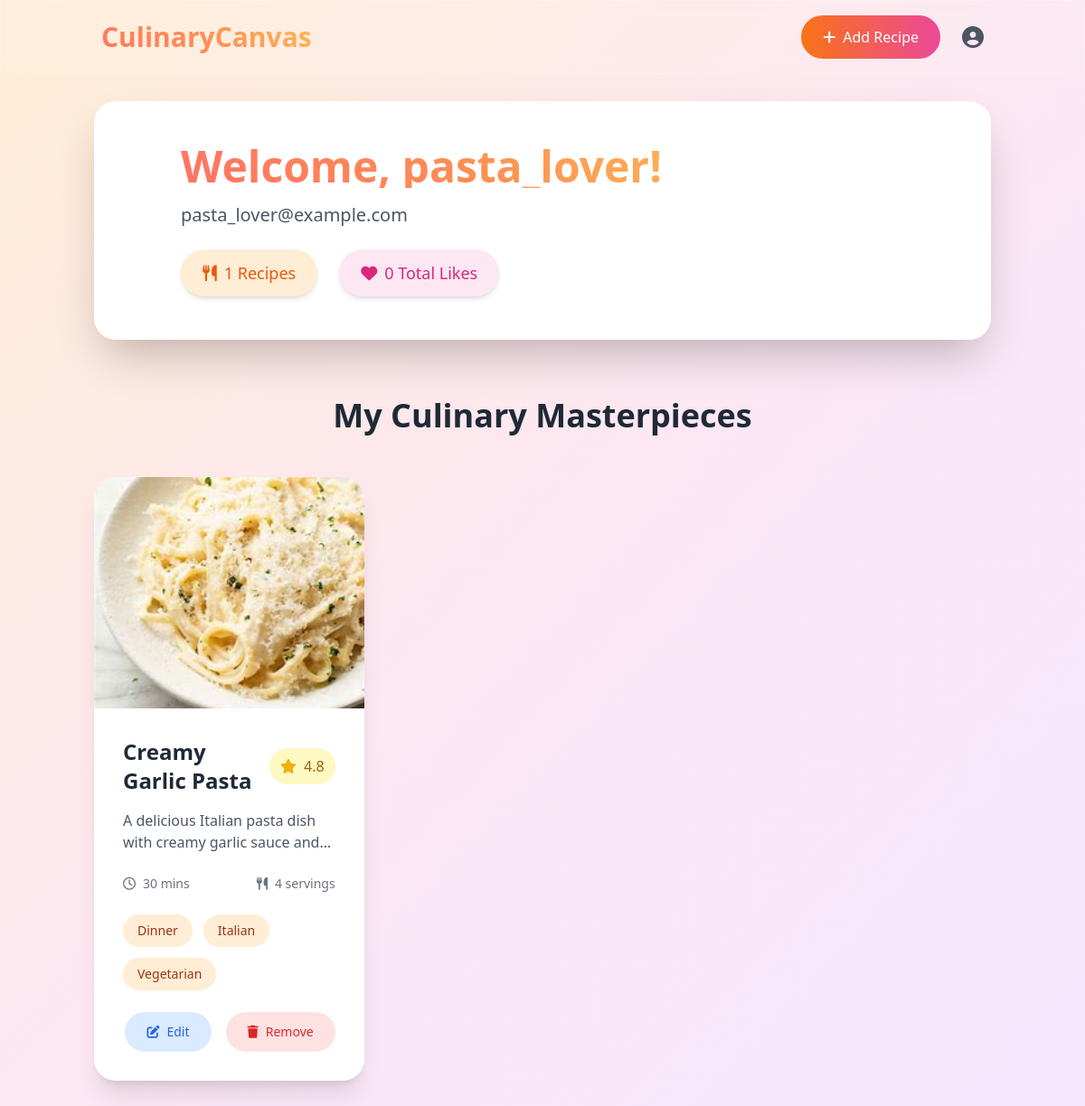
The app's page /home/ (signed in) with its own data.
### Recipie/models.py (models this page shows, shortened)
class Recipe(models.Model):
    title = models.CharField(max_length=200)
    description = models.TextField()
    created_at = models.DateTimeField(auto_now_add=True)
    updated_at = models.DateTimeField(auto_now=True)
    servings = models.PositiveIntegerField(
        validators=[MinValueValidator(1)]
    )
    prep_time = models.PositiveIntegerField(  # in minutes
        validators=[MinValueValidator(1)]
    )
    calories = models.PositiveIntegerField(
        validators=[MinValueValidator(1)]
    )
    rating = models.FloatField(
        validators=[MinValueValidator(0), MaxValueValidator(5)],
        default=0
    )
    image = models.ImageField(upload_to='recipe_images/')
    author = models.ForeignKey(
        User,
        on_delete=models.CASCADE,
        related_name='recipes'
    )
    DIFFICULTY_CHOICES = [
        ('easy', 'Easy'),
        ('medium', 'Medium'),
        ('hard', 'Hard')
    ]
    difficulty = models.CharField(
        max_length=10,
        choices=DIFFICULTY_CHOICES,
        default='medium'
    )
    class Meta:
        ordering = ['-created_at']

class MealType(models.Model):
    name = models.CharField(max_length=50, unique=True)
    recipes = models.ManyToManyField(Recipe, related_name='meal_types')

class Cuisine(models.Model):
    name = models.CharField(max_length=50, unique=True)
    recipes = models.ManyToManyField(Recipe, related_name='cuisines')

class DietaryRestriction(models.Model):
    name = models.CharField(max_length=50, unique=True)
    recipes = models.ManyToManyField(Recipe, related_name='dietary_restrictions')

### Recipie/views.py (the view)
# urls.py: 2. Add a URL to urlpatterns:  path('', views.home, name='home')
@login_required
def home(request):
    user_recipes = Recipe.objects.filter(author=request.user).select_related('author').prefetch_related(
        'ingredients',
        'instructions',
        'meal_types',
        'cuisines',
        'dietary_restrictions'
    ).order_by('-created_at')  # Most recent first
    recipes = []
    total_likes = 0  # Initialize total likes counter
    for recipe in user_recipes:
        categories = []
        categories.extend([mt.name for mt in recipe.meal_types.all()])
        categories.extend([c.name for c in recipe.cuisines.all()])
        categories.extend([dr.name for dr in recipe.dietary_restrictions.all()])
        ingredients = []
        for ingredient in recipe.ingredients.all().order_by('order'):
            ingredients.append(
                f"{ingredient.quantity} {ingredient.unit} {ingredient.name}"
            )
        recipe_data = {
            'id': recipe.id,
            'title': recipe.title,
            'description': recipe.description,
            'time': f"{recipe.prep_time} mins",
            'servings': recipe.servings,
            'calories': recipe.calories,
            'rating': recipe.rating if hasattr(recipe, 'rating') else 0,
            'image': recipe.image.url if recipe.image else None,
            'categories': categories,
            'ingredients': ingredients,
            'instructions': [
                instruction.description
                for instruction in recipe.instructions.all().order_by('step_number')
            ],
            'created_at': recipe.created_at,
            'updated_at': recipe.updated_at,
            'likes': getattr(recipe, 'likes_count', 0)  # Assuming you have a likes field or related model
        }
        recipes.append(recipe_data)
        total_likes += recipe_data['likes']
    user_stats = {
        'total_recipes': len(recipes),
        'total_likes': total_likes,
        'avg_rating': sum(r['rating'] for r in recipes) / len(recipes) if recipes else 0,
        'member_since': request.user.date_joined.strftime("%B %Y")
    }
    context = {
        'user': request.user,
        'recipes': recipes,
        'total_likes': total_likes,
        'stats': user_stats
    }
    return render(request, 'home.html', context)

### templates/home.html (shortened to what this page needs)
<!DOCTYPE html>
<html lang="en">
<head>
    <script src="https://cdn.tailwindcss.com"></script>
    <link href="https://cdnjs.cloudflare.com/ajax/libs/animate.css/4.1.1/animate.min.css" rel="stylesheet">
    <link rel="stylesheet" href="https://cdnjs.cloudflare.com/ajax/libs/font-awesome/6.4.0/css/all.min.css">
</head>
<body class="min-h-screen bg-gradient-to-br from-orange-100 via-pink-100 to-purple-100 custom-scrollbar">
    <nav class="fixed top-0 right-0 left-0 z-50 glass-effect">
        <div class="container px-6 py-4 mx-auto">
            <div class="flex justify-between items-center">
                <a href="/" class="text-3xl font-bold gradient-text">CulinaryCanvas</a>
                <div class="flex items-center space-x-6">
                    <a href="/add-recipe" class="px-6 py-3 text-white bg-gradient-to-r from-orange-500 to-pink-500 rounded-full transition-all transform nav-link hover:from-orange-600 hover:to-pink-600 hover:scale-105">
                        <i class="mr-2 fas fa-plus"></i>Add Recipe
                    </a>
                    <a href="/home" class="text-gray-600 transition-all nav-link hover:text-gray-800">
                        <i class="text-2xl fas fa-user-circle"></i>
                    </a>
                </div>
            </div>
        </div>
    </nav>
    <div class="container px-4 pt-28 pb-16 mx-auto">
        <div class="mb-16 bg-white rounded-3xl shadow-2xl animate__animated animate__fadeIn">
            <div class="flex flex-col items-center p-12 md:flex-row">
                <div class="text-center md:text-left">
                    <h1 class="mb-4 text-5xl font-bold gradient-text">Welcome, {{ user.username }}!</h1>
                    <p class="mb-6 text-xl text-gray-600">{{ user.email }}</p>
                    <div class="flex flex-wrap gap-6 justify-center md:justify-start">
                        <div class="px-6 py-3 text-lg text-orange-600 bg-orange-100 rounded-full shadow-md transition-all hover:shadow-lg hover:bg-orange-200">
                            <i class="mr-2 fas fa-utensils"></i>{{ recipes|length }} Recipes
                        </div>
                        <div class="px-6 py-3 text-lg text-pink-600 bg-pink-100 rounded-full shadow-md transition-all hover:shadow-lg hover:bg-pink-200">
                            <i class="mr-2 fas fa-heart"></i>{{ total_likes }} Total Likes
                        </div>
                    </div>
                </div>
            </div>
        </div>
        <h2 class="mb-12 text-4xl font-bold text-center text-gray-800">My Culinary Masterpieces</h2>
        <div class="grid grid-cols-1 gap-12 md:grid-cols-2 lg:grid-cols-3">
            {% for recipe in recipes %}
            <div class="recipe-card animate__animated animate__fadeIn">
                <div class="overflow-hidden bg-white rounded-3xl shadow-xl">
                    <img src="{{ recipe.image }}"
                         alt="{{ recipe.title }}"
                         class="object-cover w-full h-64 transition-transform duration-500 hover:scale-110">
                    <div class="p-8">
                        <div class="flex justify-between items-center mb-4">
                            <h3 class="text-2xl font-semibold text-gray-800">{{ recipe.title }}</h3>
                            <div class="flex items-center px-3 py-2 bg-yellow-100 rounded-full">
                                <i class="mr-2 text-yellow-500 fas fa-star"></i>
                                <span class="font-medium text-yellow-700">{{ recipe.rating }}</span>
                            </div>
                        </div>
                        <p class="mb-6 text-gray-600 line-clamp-2">{{ recipe.description }}</p>
                        <div class="flex justify-between mb-6 text-sm text-gray-500">
                            <span class="flex items-center">
                                <i class="mr-2 far fa-clock"></i>
                                {{ recipe.time }}
                            </span>
                            <span class="flex items-center">
                                <i class="mr-2 fas fa-utensils"></i>
                                {{ recipe.servings }} servings
                            </span>
                        </div>
                        <div class="flex flex-wrap gap-3 mb-6">
                            {% for category in recipe.categories %}
                            <span class="px-4 py-2 text-sm font-medium text-orange-800 bg-orange-100 rounded-full transition-all hover:bg-orange-200">
                                {{ category }}
                            </span>
                            {% endfor %}
                        </div>
                        <div class="flex gap-4 justify-end">
                            <a href="/edit-recipe/{{ recipe.id }}" class="px-6 py-3 text-sm text-blue-600 bg-blue-100 rounded-full transition-all hover:bg-blue-200 hover:shadow-md">
                                <i class="mr-2 fas fa-edit"></i>Edit
                            </a>
                            <button onclick="deleteRecipe({{ recipe.id }})" class="px-6 py-3 text-sm text-red-600 bg-red-100 rounded-full transition-all hover:bg-red-200 hover:shadow-md">
                                <i class="mr-2 fas fa-trash"></i>Remove
                            </button>
                        </div>
                    </div>
                </div>
            </div>
            {% endfor %}
        </div>
    </div>
</body>
</html>

### templates/home.html (style rules this page uses)
.glass-effect { background: rgba(255, 255, 255, 0.1); backdrop-filter: blur(10px); -webkit-backdrop-filter: blur(10px); border: 1px solid rgba(255, 255, 255, 0.18); }
.recipe-card { transition: all 0.5s cubic-bezier(0.25, 0.8, 0.25, 1); }
.gradient-text { background: linear-gradient(45deg, #ff6b6b, #ff8e53, #feca57, #48dbfb, #ff9ff3); -webkit-background-clip: text; -webkit-text-fill-color: transparent; background-size: 300% 300%; animation: gradientShift 10s ease infinite; }
.line-clamp-2 { display: -webkit-box; -webkit-line-clamp: 2; -webkit-box-orient: vertical; overflow: hidden; }
.nav-link { position: relative; overflow: hidden; }
.nav-link::after { content: ''; position: absolute; bottom: 0; left: 0; width: 100%; height: 2px; background: linear-gradient(45deg, #ff6b6b, #feca57); transform: scaleX(0); transition: transform 0.3s ease; }

### records on screen
Recipe: title "Creamy Garlic Pasta", rating "4.8", description "A delicious Italian pasta dish with creamy garlic sauce…"
MealType: categories "Dinner"
Cuisine: categories "Italian"
DietaryRestriction: categories "Vegetarian"

### other values on screen
{{ user.username }} "pasta_lover"
{{ user.email }} "pasta_lover@example.com"
{{ recipes|length }} "1"
{{ total_likes }} "0"
{{ recipe.time }} "30 mins"
{{ recipe.servings }} "4"
